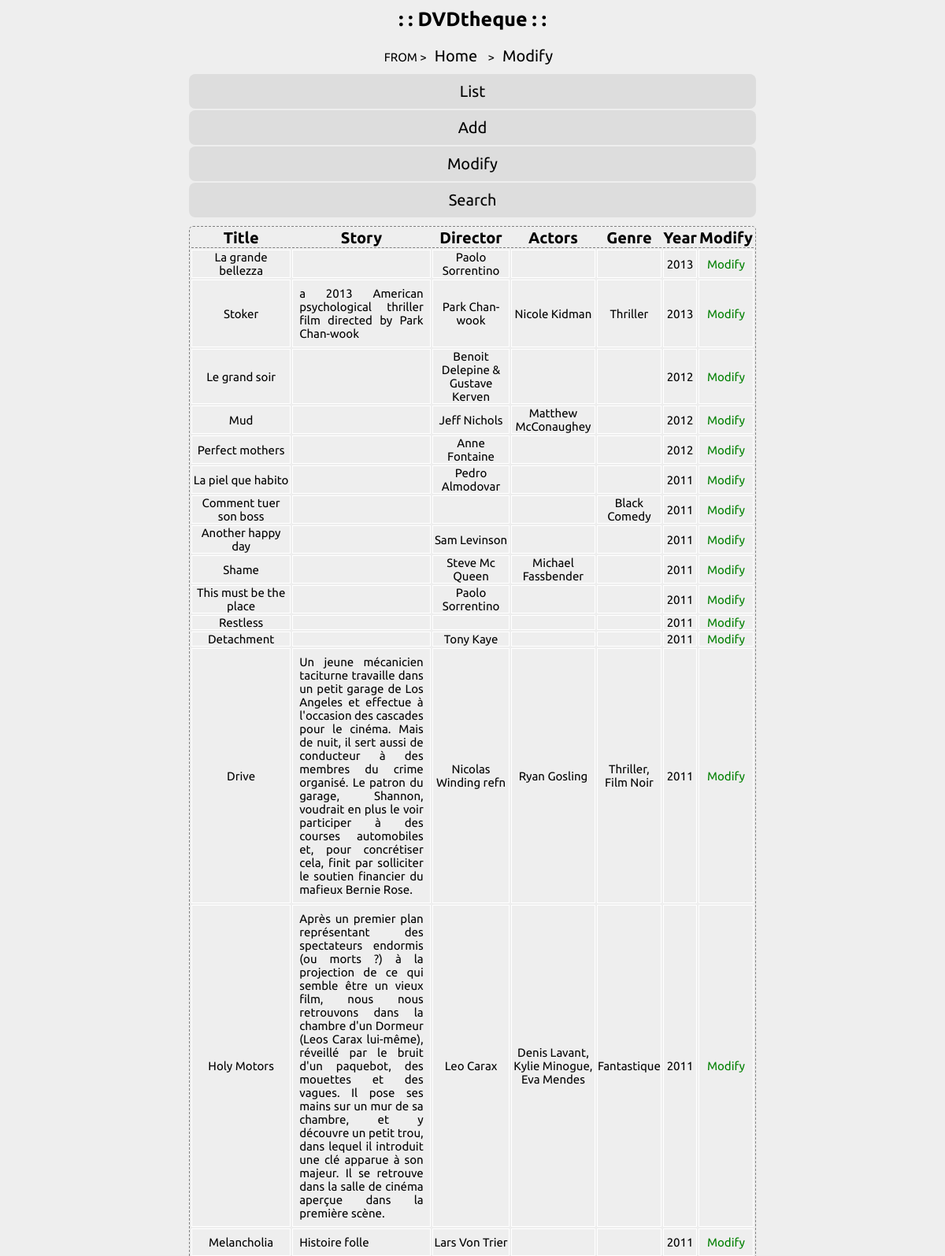
Screenshot of /DVDtheque/index.php?page=8 (upper part) with the database file from the repository.
### tables this page shows
CREATE TABLE `pages` (
  `pa_id` int(11) NOT NULL,
  `pa_title` varchar(255) NOT NULL,
  `pa_keywords` varchar(255) NOT NULL,
  `pa_description` varchar(255) NOT NULL,
  `pa_content` varchar(50) NOT NULL,
  `pa_parent_id` int(11) NOT NULL DEFAULT '1'
);

CREATE TABLE `list` (
  `dvd_id` int(11) NOT NULL,
  `dvd_title` varchar(255) NOT NULL,
  `dvd_story` text NOT NULL,
  `dvd_director` varchar(255) NOT NULL,
  `dvd_actors` varchar(255) NOT NULL,
  `dvd_genre` varchar(255) NOT NULL,
  `dvd_year` year(4) NOT NULL
);

### DVDtheque/inc/modify.inc.php (the view)
<?php
	$sql = "SELECT * FROM list ORDER BY `list`.`dvd_year` DESC ";
	$req = $connection->query($sql);
	if(isset($_GET['dvd_id'])){
		$sql2 = "SELECT * FROM list WHERE dvd_id = ".$_GET['dvd_id'];
		$req2 = $connection->query($sql2);
		$datas = $req2->fetch();
?>
	<form action="libs/services.php?action=modify" method="post">
		<input type="hidden" name="id" value="<?php echo $datas['dvd_id'];?>">
		<input type="text" name="title" value="<?php echo $datas['dvd_title'];?>"/>
		<input type="text" name="story" value="<?php echo $datas['dvd_story'];?>"/>
		<input type="text" name="director" value="<?php echo $datas['dvd_director'];?>"/>
		<input type="text" name="actors" value="<?php echo $datas['dvd_actors'];?>"/>
		<input type="text" name="genre" value="<?php echo $datas['dvd_genre'];?>"/>
		<input type="text" name="year" value="<?php echo $datas['dvd_year'];?>"/>
		<input type="submit"/>
	</form>
	<table>
	<tr>
		<th>Title</th>
		<th id="story">Story</th>
		<th>Director</th>
		<th>Actors</th>
		<th>Genre</th>
		<th>Year</th>
		<th>Modify</th>
	</tr>
	<?php
		while($datas = $req->fetch()){
			echo "<tr>";
			echo "<td>".$datas['dvd_title']."</td>";
			echo "<td id='story'>".$datas['dvd_story']."</td>";
			echo "<td>".$datas['dvd_director']."</td>";
			echo "<td>".$datas['dvd_actors']."</td>";
			echo "<td>".$datas['dvd_genre']."</td>";
			echo "<td>".$datas['dvd_year']."</td>";
			echo "<td><a href='index.php?page=8&dvd_id=".$datas['dvd_id']."' id=modify>Modify</a></td>";
			echo "</tr>";
		}
	?>
</table>
<?php } else {
?>
<table>
	<tr>
		<th>Title</th>
		<th id="story">Story</th>
		<th>Director</th>
		<th>Actors</th>
		<th>Genre</th>
		<th>Year</th>
		<th>Modify</th>
	</tr>
	<?php
		while($datas = $req->fetch()){
			echo "<tr>";
			echo "<td>".$datas['dvd_title']."</td>";
			echo "<td id='story'>".$datas['dvd_story']."</td>";
			echo "<td>".$datas['dvd_director']."</td>";
			echo "<td>".$datas['dvd_actors']."</td>";
			echo "<td>".$datas['dvd_genre']."</td>";
			echo "<td>".$datas['dvd_year']."</td>";
			echo "<td><a href='index.php?page=8&dvd_id=".$datas['dvd_id']."' id=modify>Modify</a></td>";
			echo "</tr>";
		}
	}
	?>
</table>

### DVDtheque/inc/functions.inc.php (shortened to what this page needs)
<?php
require_once('init.inc.php');
	function displayPath($idPage){
	global $connection;
	$chemin_complet = "";
	if($idPage != 0){
		$sql = "SELECT pa_parent_id, pa_title FROM pages WHERE pa_id = ? ";
		$req = $connection->prepare($sql);
		$req->execute(array($idPage));
		$datas = $req->fetch(PDO::FETCH_OBJ);
		$chemin_page_en_cours = " ><a href='?page=".$idPage."'>".$datas->pa_title."</a>";
		$chemin_complet = displayPath($datas->pa_parent_id).$chemin_page_en_cours;
	}
	return $chemin_complet;
	}
	function displayMenu($idPage){
	global $connection;
	$sql = "SELECT pa_id, pa_title FROM pages WHERE pa_parent_id = ? ";
	$req = $connection->prepare($sql);
	$req->execute(array($idPage));
	$html = "";
	if($req->rowCount()>0){
		$html = "<ul>";
		while($datas = $req->fetch(PDO::FETCH_OBJ)){
			$html .= "<li><a href='?page=".$datas->pa_id."'>".$datas->pa_title."</a></li>";
		}
		$html .= "</ul>";
	}
	return $html;
	}
?>

### DVDtheque/css/style.css (style rules this page uses)
* { margin: 0; padding: 0; }
html { font-size: 62.5%; }
body { width: 100%; font-family: 'Ubuntu', sans-serif; font-size: 1.5rem; text-align: center; background-color: #eee; }
ul { margin:0 auto; text-align:center; overflow: hidden; }
li { width:60%; display:inline-block; text-align:center; margin: .1rem auto; padding: 1rem 0; background-color:#ddd ; border-radius: 8px; }
a { text-decoration: none; text-align: center; font-size: 2rem; color:black; margin:1rem; }
a#modify { font-size: 1.5rem; color:green; }
table { width:60%; margin: 1rem auto; text-align: center; border: 1px dashed gray; border-radius: 5px; }
table tr { text-align: center; margin: 0 auto; border-bottom: 1px solid #f7f7f7; }
table th { border-bottom:1px dashed gray; font-size: 2rem; }
table td { border: 1px solid white; }
table td#story { width:25%; padding:0.8rem; text-align: justify; }

### rows the page displays
pages: pa_title "Home"
pages: pa_title "Modify"
pages: pa_title "List"
pages: pa_title "Add"
pages: pa_title "Search"
list: dvd_title "La grande bellezza", dvd_director "Paolo Sorrentino", dvd_year "2013"
list: dvd_title "Stoker", dvd_story "a 2013 American psychological thriller film directed by Park Chan-wook", dvd_director "Park Chan-wook", dvd_actors "Nicole Kidman", dvd_genre "Thriller", dvd_year "2013"
list: dvd_title "Le grand soir", dvd_director "Benoit Delepine & Gustave Kerven", dvd_year "2012"
list: dvd_title "Mud", dvd_director "Jeff Nichols", dvd_actors "Matthew McConaughey", dvd_year "2012"
list: dvd_title "Perfect mothers", dvd_director "Anne Fontaine", dvd_year "2012"
list: dvd_title "La piel que habito", dvd_director "Pedro Almodovar", dvd_year "2011"
list: dvd_title "Comment tuer son boss", dvd_genre "Black Comedy", dvd_year "2011"
list: dvd_title "Another happy day", dvd_director "Sam Levinson", dvd_year "2011"
list: dvd_title "Shame", dvd_director "Steve Mc Queen", dvd_actors "Michael Fassbender", dvd_year "2011"
list: dvd_title "This must be the place", dvd_director "Paolo Sorrentino", dvd_year "2011"
list: dvd_title "Restless", dvd_year "2011"
list: dvd_title "Detachment", dvd_director "Tony Kaye", dvd_year "2011"
list: dvd_title "Drive", dvd_story "Un jeune mécanicien taciturne travaille dans un petit garage de Los Angeles et effectue à l'occasion des cascades pour le cinéma. Mais de nuit, il sert aussi de conducteur à des membres du crime organisé. Le patron du garage, Shannon, voudrait en plus le voir participer à des courses automobiles et, pour concrétiser cela, finit par solliciter le soutien financier du mafieux Bernie Rose.", dvd_director "Nicolas Winding refn", dvd_actors "Ryan Gosling", dvd_genre "Thriller, Film Noir", dvd_year "2011"
list: dvd_title "Holy Motors", dvd_story "Après un premier plan représentant des spectateurs endormis (ou morts ?) à la projection de ce qui semble être un vieux film, nous nous retrouvons dans la chambre d'un Dormeur (Leos Carax lui-même), réveillé par le bruit d'un paquebot, des mouettes et des vagues. Il pose ses mains sur un mur de sa chambre, et y découvre un petit trou, dans lequel il introduit une clé apparue à son majeur. Il se retrouve dans la salle de cinéma aperçue dans la première scène.", dvd_director "Leo Carax", dvd_actors "Denis Lavant, Kylie Minogue, Eva Mendes", dvd_genre "Fantastique", dvd_year "2011"
list: dvd_title "Melancholia", dvd_story "Histoire folle", dvd_director "Lars Von Trier", dvd_year "2011"
